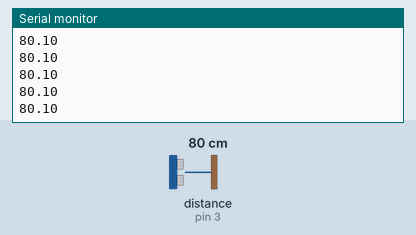
This sketch was run on a simulated Arduino Uno, built with avr-gcc and run on an emulated ATmega328P. On the bench: the last lines printed to the serial monitor. Wiring (inferred from the names in the program): ultrasonic range finder: trigger pin 4; echo pin 3. The inputs (shaded band) are chosen by the test bench; at power-on: distance to the obstacle (sensor on pin 3) 80 cm. The echo pulse lasts 58.3 µs per cm.

Above: at 1.2 s.
1.3 s: distance to the obstacle (sensor on pin 3) set to 2 cm
At 2.0 s:
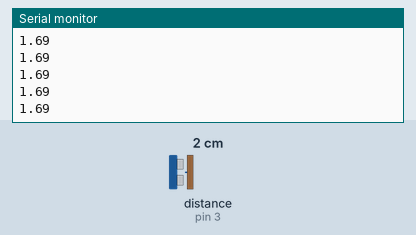
2.8 s: distance to the obstacle (sensor on pin 3) set to 4 cm
At 3.4 s:
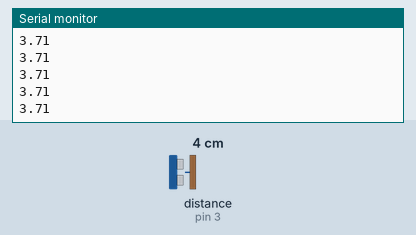
Timing chart, 0 to 5.8 s (numbered marks = the images above; inputs shaded):
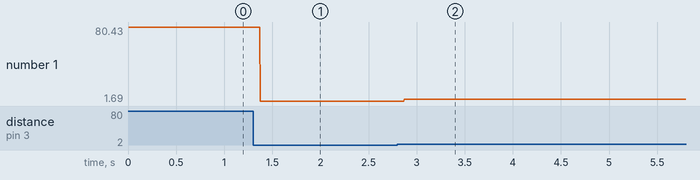

The sketch:

UltrasonicReader.ino
```cpp
/*
  Ultrasonic sensor reader
  context: Arduino
*/
const int triggerPin = 4;
const int echoPin = 3;

void setup() {
  // set pin states and initialize serial communications:
  pinMode(triggerPin, OUTPUT);
  pinMode(echoPin, INPUT);
  Serial.begin(9600);
}

void loop() {

  digitalWrite(triggerPin, HIGH); // pulse the trigger pin HIGH
  delayMicroseconds(10);          // for 10 microseconds
  digitalWrite(triggerPin, LOW);  // to start the sensor
  // measure a pulse on the echo pin in microseconds:
  long pulsewidth = pulseIn(echoPin, HIGH);
  float distance = pulsewidth / 58.0;       // cm = microseconds/58
  Serial.println(distance);
}
```

Measured:
- after the input at 1.3 s, the serial monitor: prints a new line after 0.07 s (image 1)
- after the input at 2.8 s, the serial monitor: prints a new line after 0.07 s (image 2)
- plotted number 1: 80.1 → 1.69 after the input at 1.3 s, 1.69 → 3.7 after the input at 2.8 s
